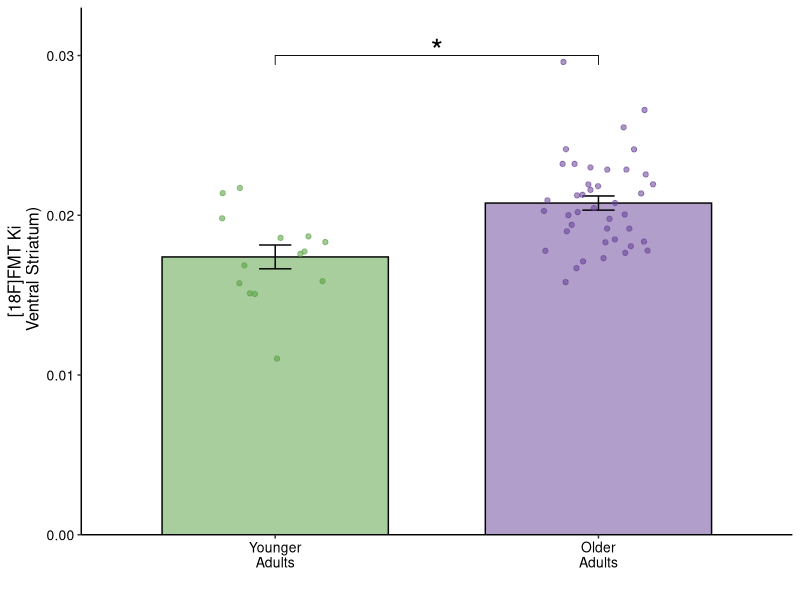
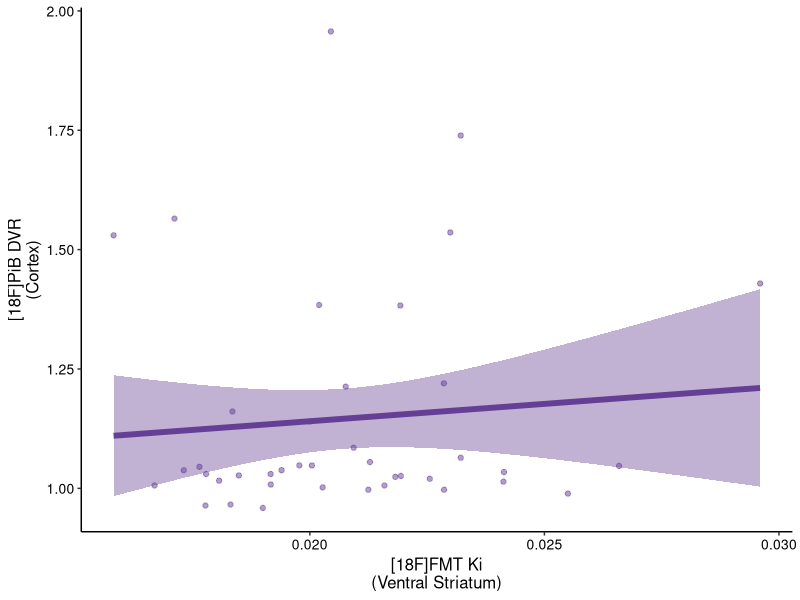
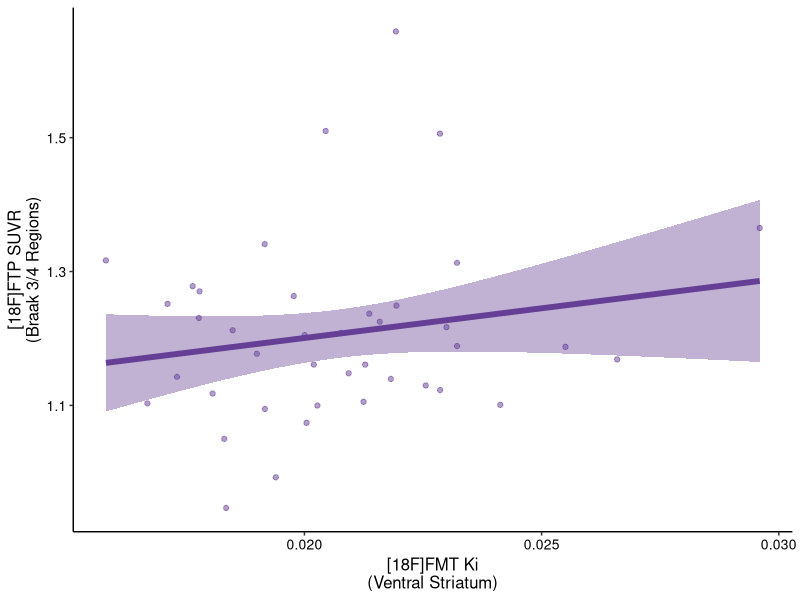
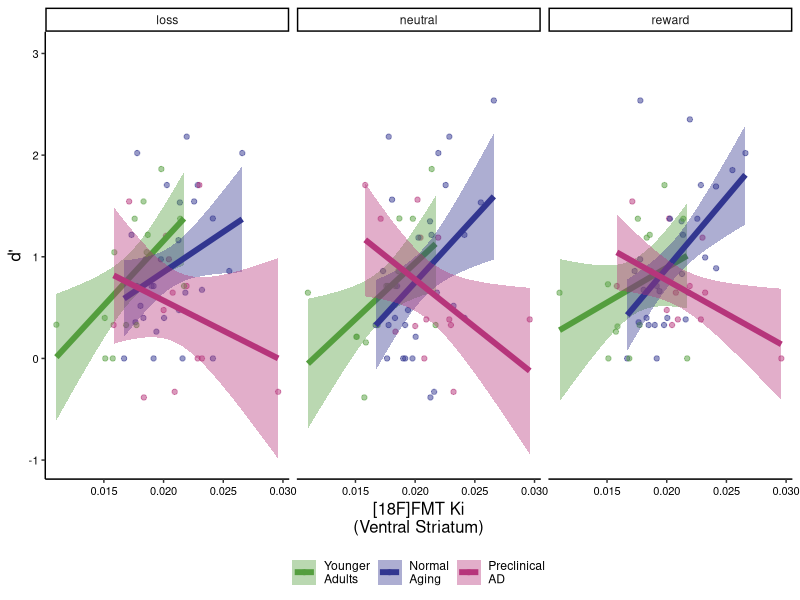
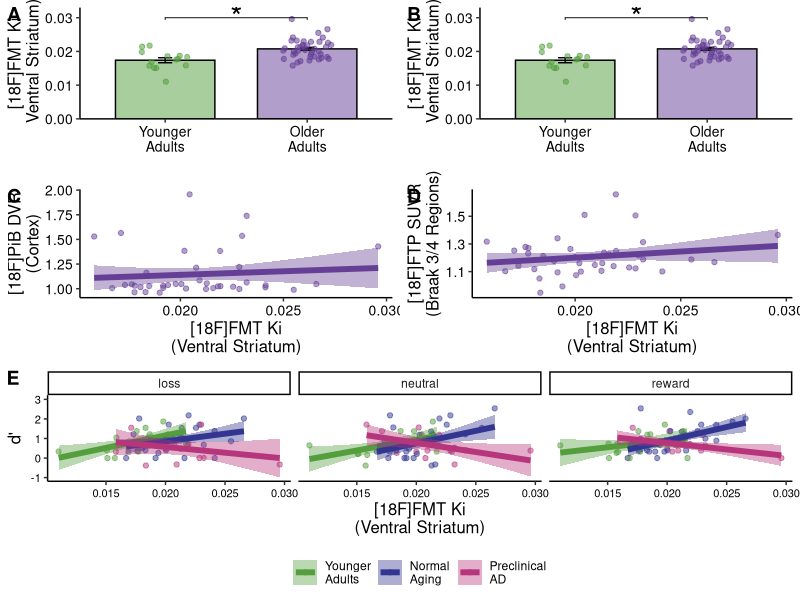
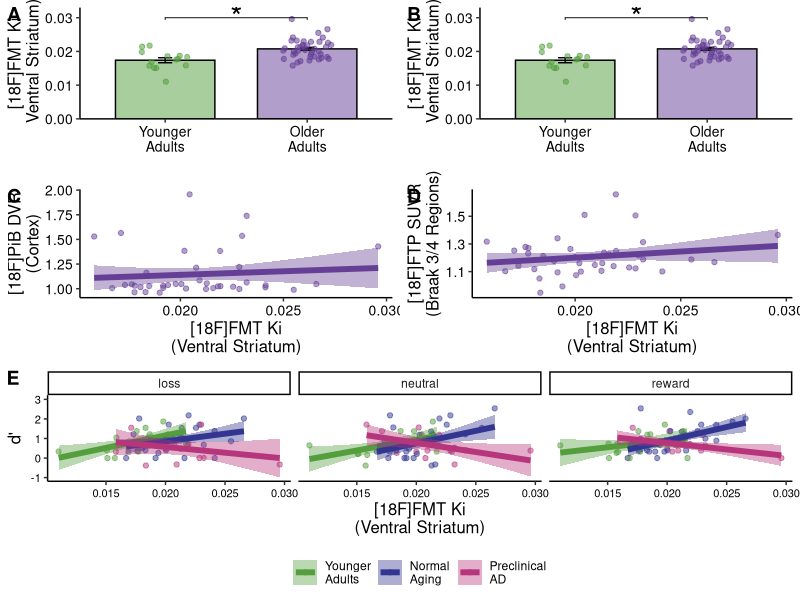

The R source for these figures, in order:
## ---- chunk 1
knitr::opts_chunk$set(echo = TRUE)
## ---- chunk 2
# Load Libraries
library(tidyverse) # v2.0.0
library(ggpubr) # v0.6.0
library(lme4) # v1.1.32
library(lmerTest) # v3.1.3
library(rstatix) # v0.7.2
library(emmeans) # v1.10.0
library(lsmeans) #2.30.2

# Set colorscales
biomarker_group_cscale <- scale_color_manual(values = c("#549e3e", "#323690", "#B6357B"))
biomarker_group_fscale <- scale_fill_manual(values = c("#549e3e", "#323690", "#B6357B"))

# Read in data
data_BCD <- read_csv('data_fig2bcd.csv')
data_E <- read_csv('data_fig2e.csv')

data_E$biomarker_group <- factor(data_E$biomarker_group,
                                 levels = c('Younger\nAdults',
                                            'Normal\nAging',
                                            'Preclinical\nAD'))
## ---- chunk 3
# Panel B
figB <- ggbarplot(data_BCD, 
          x = 'age_group', 
          y = 'fmt_ki_vst', 
          fill = 'age_group', 
          color = 'black', 
          alpha = 0.5,
          palette = c("#549e3e", "#643f95"), 
          add = c('mean_se'), 
          legend = 'none',
          order = c('Younger\nAdults', 'Older\nAdults')) +
          geom_jitter(aes(color = age_group, 
                          fill = age_group, 
                          alpha = 0.5),
                          position = position_jitterdodge(0.7))

age.stat.test <- data_BCD %>% t_test(fmt_ki_vst ~ age_group, detailed = TRUE)
age.stat.test.p <- age.stat.test %>%
  add_xy_position(x = 'age_group', fun = 'mean_se', dodge = 0.8)
age.stat.test.p <- age.stat.test.p %>% mutate(sig = case_when(p < 0.05 ~ '*',
                                                              p >= 0.05 ~ ''))

figB <- figB + stat_pvalue_manual(age.stat.test.p, label = 'sig', tip.length = 0.03, 
                       step.increase = 0.08, y.position = 0.03,
                       size = 8, bracket_size = 1, hide.ns = T) + 
    xlab('') + 
    ylab('[18F]FMT Ki\n Ventral Striatum)') +
    scale_y_continuous(expand = expansion(mult = c(0, 0.1))) +
    theme_classic() +
    theme(panel.background = element_blank(),
        axis.line = element_line(color = 'black'),
        legend.position = 'none', 
        axis.text.x = element_text(color = 'black', size = 10),
        axis.text.y = element_text(color = 'black', size = 10),
        axis.title.x = element_text(color = 'black', size = 12),
        axis.title.y = element_text(color = 'black', size = 12),
        legend.title = element_blank())
figB
## ---- chunk 4
# Test for difference in FMT signal based on age group
age.stat.test <- data_BCD %>% 
    t_test(fmt_ki_vst ~ age_group, detailed = TRUE)
age.stat.test.p <- age.stat.test %>% mutate(sig = case_when(p < 0.05 ~ '*',
                                                        p >= 0.05 ~ ''))
age.stat.test

# Test for difference in FMT signal based on preclinical AD status
biomarker.stat.test <- data_BCD %>% 
    t_test(fmt_ki_vst ~ biomarker_group, detailed = TRUE)
biomarker.stat.test.p <- biomarker.stat.test %>% mutate(sig = case_when(p < 0.05 ~ '*',
                                                        p >= 0.05 ~ ''))
biomarker.stat.test
## ---- chunk 5
# Panel C: Plot FMT vs. FTP
figC <- data_BCD %>% filter(age_group == 'Older\nAdults') %>%
  ggplot(aes(y = pib_dvr, x = fmt_ki_vst)) +
  geom_point(color = "#643f95", fill = "#643f95", alpha = 0.5) +
  geom_smooth(method = 'lm', color = "#643f95", fill = "#643f95",
              linewidth = 2, level = 0.9) +
  theme_classic() +
  ylab('[18F]PiB DVR\n(Cortex)') +
  xlab('[18F]FMT Ki\n(Ventral Striatum)') +
  theme(panel.background = element_blank(),
      axis.line = element_line(color = 'black'),
      legend.position = 'bottom', 
      axis.text.x = element_text(color = 'black', size = 10),
      axis.text.y = element_text(color = 'black', size = 10),
      axis.title.x = element_text(color = 'black', size = 12),
      axis.title.y = element_text(color = 'black', size = 12),
      legend.title = element_blank())

figC
## ---- chunk 6
mod <- lm(fmt_ki_vst ~ pib_dvr + age + sex + yrs_edu,
          data = data_BCD)
summary(mod)
## ---- chunk 7
# Panel D: Plot FMT vs. FTP
figD <- data_BCD %>% filter(age_group == 'Older\nAdults') %>%
  ggplot(aes(y = ftp_braak34_suvr, x = fmt_ki_vst)) +
  geom_point(color = "#643f95", fill = "#643f95", alpha = 0.5) +
  geom_smooth(method = 'lm', color = "#643f95", fill = "#643f95",
              linewidth = 2, level = 0.9) +
  theme_classic() +
  ylab('[18F]FTP SUVR\n(Braak 3/4 Regions)') +
  xlab('[18F]FMT Ki\n(Ventral Striatum)') +
  theme(panel.background = element_blank(),
      axis.line = element_line(color = 'black'),
      legend.position = 'bottom', 
      axis.text.x = element_text(color = 'black', size = 10),
      axis.text.y = element_text(color = 'black', size = 10),
      axis.title.x = element_text(color = 'black', size = 12),
      axis.title.y = element_text(color = 'black', size = 12),
      legend.title = element_blank())

figD
## ---- chunk 8
mod <- lm(fmt_ki_vst ~ ftp_braak34_suvr + age + sex + yrs_edu,
          data = data_BCD)
summary(mod)
## ---- chunk 9
# Panel E: Plot FMT by d' across each valence
figE <- data_E %>% filter(!is.na(valence)) %>%
  ggplot(aes(x = fmt_ki_vst, y = dprime, group = biomarker_group,
             color = biomarker_group)) +
  geom_point(alpha = 0.5) +
  geom_smooth(aes(color = biomarker_group, fill = biomarker_group),
                  method = 'lm', linewidth = 2, level = 0.9) +
  biomarker_group_cscale +
  biomarker_group_fscale +
  theme_classic() +
  xlab(bquote('[18F]FMT Ki\n(Ventral Striatum)')) +
  ylab('d\'') +
  facet_wrap(.~valence, nrow = 1) +
  theme(panel.background = element_blank(),
      axis.line = element_line(color = 'black'),
      legend.position = 'bottom', 
      axis.text.x = element_text(color = 'black', size = 8),
      axis.text.y = element_text(color = 'black', size = 8),
      axis.title.x = element_text(color = 'black', size = 12),
      axis.title.y = element_text(color = 'black', size = 12),
      legend.title = element_blank())

figE
## ---- chunk 10
lme0 <- lmer(dprime ~ fmt_ki_vst*valence + (1 | subject),
             data_E %>% filter(age_group == 'Younger\nAdults'))
summary(lme0)
## ---- chunk 11
lme0 <- lmer(dprime ~ fmt_ki_vst*valence + (1 | subject),
             data_E %>% filter(age_group == 'Older\nAdults'))
summary(lme0)
## ---- chunk 12
# Stats for Panel E:
lme1 <- lmer(dprime ~ fmt_ki_vst*biomarker_group + valence*biomarker_group + (1 | subject),
             data_E)
summary(lme1)

print('============================== LME 1 POSTHOC TESTS ==============================')
slopes <- lstrends(lme1, ~ biomarker_group, var = 'fmt_ki_vst')
summary(slopes, infer=TRUE)
## ---- chunk 13
lme2 <- lmer(dprime ~ fmt_ki_vst*biomarker_group + valence*biomarker_group + learning + (1 | subject),
             data_E)
summary(lme2)

print('============================== LME 2 POSTHOC TESTS ==============================')
slopes <- lstrends(lme2, ~ biomarker_group, var = 'fmt_ki_vst')
summary(slopes, infer=TRUE)
## ---- chunk 14
# Combined Panels
fmt_fig <- ggarrange(ggarrange(figB, figB, labels = c('A', 'B'), ncol = 2), 
                     ggarrange(figC, figD, labels = c('C', 'D'), ncol = 2),
          figE, nrow = 3, labels = c('', '', 'E'), heights = c(1, 1, 1.3))

ggsave(fmt_fig, filename = 'fmt_fig.pdf', width = 5, height = 8, units = 'in')
fmt_fig
